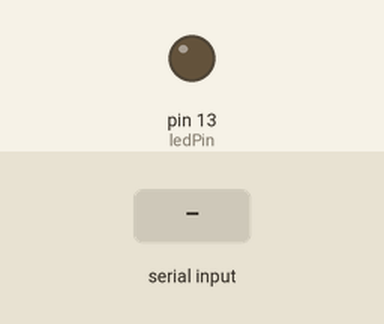
This sketch was run on a simulated Arduino Uno, built with avr-gcc and run on an emulated ATmega328P. On the bench: output pins drawn as LEDs (lit = HIGH). The inputs (shaded band) are chosen by the test bench.

Above: at 1.2 s.
1.3 s: "1" received over Serial
At 2.3 s:
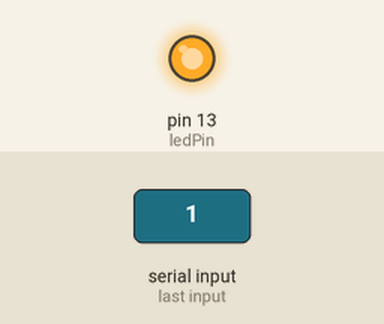
2.8 s: "0" received over Serial
At 3.4 s:
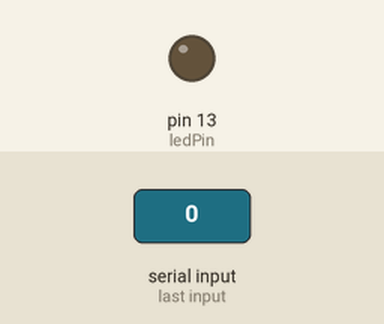
Timing chart, 0 to 5.8 s (numbered marks = the images above; inputs shaded):
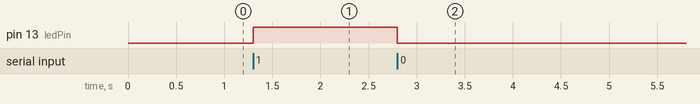

The sketch:

FingerLightControl.ino
```cpp
int ledPin = 13; // Pin connected to the LED

void setup() {
  pinMode(ledPin, OUTPUT);
  Serial.begin(9600);
}

void loop() {
  if (Serial.available() > 0) {
    char command = Serial.read();
    if (command == '1') {
      digitalWrite(ledPin, HIGH); // Turn the LED on
    } else if (command == '0') {
      digitalWrite(ledPin, LOW); // Turn the LED off
    }
  }
}
```

Measured:
- after the input at 1.3 s, pin 13 (ledPin): LOW → HIGH at once
- after the input at 2.8 s, pin 13 (ledPin): HIGH → LOW at once
